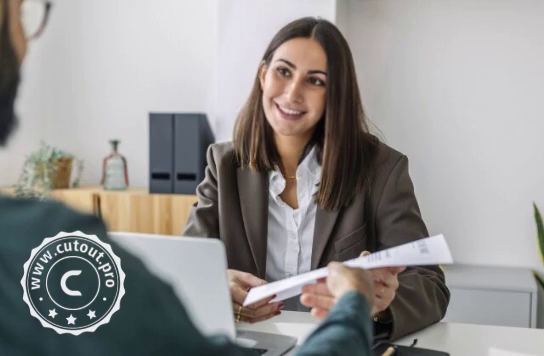
#> input picture frame 1 of jobinterview.mp4, 544 x 356 px
$ python video.py
#> lines starting #> are read from the running program, lines starting #| are printed output that depends on the picture
import numpy as np
import cv2 as cv
cap = cv.VideoCapture('jobinterview.mp4')
while cap.isOpened():
    ret, frame = cap.read()
#> frame is the input picture: shape (356, 544, 3); mean B, G, R 145.1, 146.4, 148.6
    # if frame is read correctly ret is True
    if not ret:
        print("Can't receive frame (stream end?). Exiting ...")
        break
    gray = cv.cvtColor(frame, cv.COLOR_BGR2GRAY)
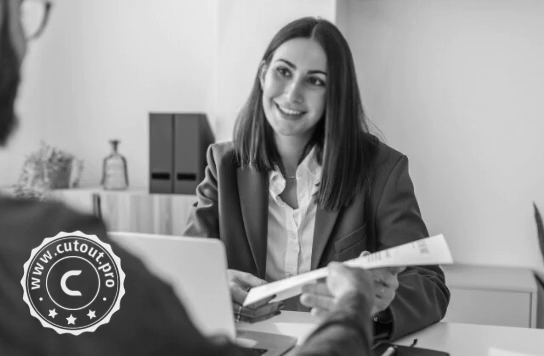
#> gray: shape (356, 544); min 0, max 249, mean 147
    cv.imshow('frame', frame)
    if cv.waitKey(1) == ord('q'):
#> (key q is pressed here)
        break
cap.release()
cv.destroyAllWindows()
